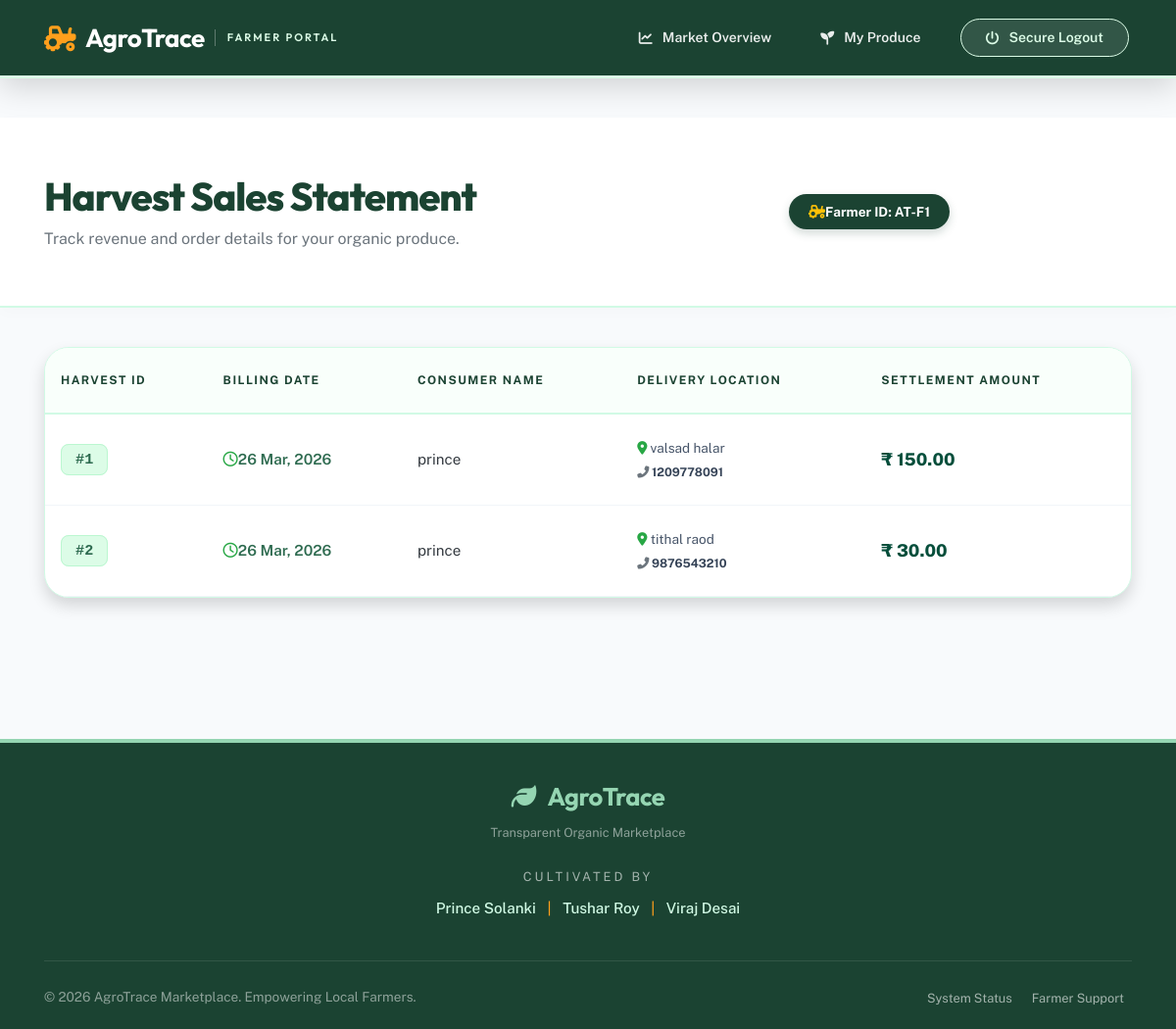
The page /supplier_bill_report.php (signed in) on the database its author committed.
### tables this page shows
CREATE TABLE IF NOT EXISTS `order_detail` (
  `order_id` int(10) NOT NULL,
  `order_date` date NOT NULL,
  `cart_id` int(10) NOT NULL,
  `customer_id` int(10) NOT NULL,
  `order_address` varchar(200) NOT NULL,
  `order_mobile` varchar(10) NOT NULL,
  `order_amount` int(10) NOT NULL,
  PRIMARY KEY (`order_id`)
);

CREATE TABLE IF NOT EXISTS `customer_detail` (
  `customer_id` int(10) NOT NULL,
  `customer_name` varchar(50) NOT NULL,
  `customer_address` varchar(200) NOT NULL,
  `customer_city` varchar(50) NOT NULL,
  `customer_mobile` varchar(10) NOT NULL,
  `customer_email` varchar(50) NOT NULL,
  `customer_pass` varchar(10) NOT NULL,
  PRIMARY KEY (`customer_id`)
);

### supplier_bill_report.php (the view, shortened to what this page needs)
<?php
include("supplier_header.php");
include("connect.php");
$suppid = $_SESSION["sid"];
?>
<link rel="stylesheet" href="https://cdnjs.cloudflare.com/ajax/libs/font-awesome/6.4.0/css/all.min.css">
<link rel="stylesheet" href="https://cdnjs.cloudflare.com/ajax/libs/animate.css/4.1.1/animate.min.css"/>
<div class="page-content">
    <div class="report-header">
        <div class="container">
            <div class="row align-items-center">
                <div class="col-md-8">
                    <h1 class="animate__animated animate__fadeInLeft">Harvest Sales Statement</h1>
                    <p class="text-muted mb-0">Track revenue and order details for your organic produce.</p>
                </div>
                <div class="col-md-4 text-md-end">
                    <span class="farmer-id-tag animate__animated animate__fadeInRight">
                        <i class="fas fa-tractor me-2 text-warning"></i>Farmer ID: AT-F<?php echo $suppid; ?>
                    </span>
                </div>
            </div>
        </div>
    </div>
    <div class="container">
        <div class="table-container animate__animated animate__fadeInUp shadow">
            <div class="table-responsive">
                <?php
                $query = "SELECT DISTINCT
                            od.order_id,
                            od.order_date,
                            od.cart_id,
                            cdet.customer_name,
                            od.order_address,
                            od.order_mobile,
                            od.order_amount
                          FROM order_detail od
                          JOIN customer_detail cdet ON od.customer_id = cdet.customer_id
                          JOIN cart_detail c ON od.cart_id = c.cart_id
                          JOIN product_detail p ON c.product_id = p.product_id
                          WHERE p.farmer_id = '$suppid'
                          ORDER BY od.order_date DESC";
                $res = mysqli_query($con, $query);
                if(mysqli_num_rows($res) > 0)
                {
                    echo "<table class='custom-table'>";
                    echo "<thead>
                            <tr>
                                <th>Harvest ID</th>
                                <th>Billing Date</th>
                                <th>Consumer Name</th>
                                <th>Delivery Location</th>
                                <th>Settlement Amount</th>
                            </tr>
                          </thead>";
                    echo "<tbody>";
                    while ($r = mysqli_fetch_array($res)) {
                        echo "<tr>";
                        echo "<td><span class='id-badge'>#".str_pad($r[0], 4, )."</span></td>";
                        echo "<td><div class='date-badge'><i class='far fa-clock me-2 text-success opacity-75'></i>" . date('d M, Y', strtotime($r[1])) . "</div></td>";
                        echo "<td class='fw-bold text-dark'>$r[3]</td>";
                        echo "<td>
                                <div class='address-text'><i class='fas fa-map-marker-alt me-1 text-success'></i> $r[4]</div>
                                <div class='small mt-1 font-weight-bold'><i class='fas fa-phone-alt me-1 text-muted'></i> $r[5]</div>
                              </td>";
                        echo "<td><span class='currency'>₹ " . number_format($r[6], 2) . "</span></td>";
                        echo "</tr>";
                    }
                    echo "</tbody></table>";
                }
                else
                {
                    echo "<div class='p-5 text-center text-muted'>
                            <i class='fas fa-seedling fa-3x mb-3 text-success opacity-25'></i>
                            <h5 class='fw-bold'>No harvest sales recorded yet.</h5>
                            <p class='small'>Your settlements will appear here as soon as consumers purchase your crops.</p>
                          </div>";
                }
                ?>
            </div>
        </div>
    </div>
</div>
<?php include("footer.php"); ?>

### supplier_header.php (style rules this page uses)
:root { --agro-farmer-bg: #1b4332; --agro-accent: #ff9f1c; --agro-mint: #95d5b2; --nav-height: 80px; }
body { margin: 0; padding-top: var(--nav-height); background-color: #f0f4f2; font-family: 'Public Sans', sans-serif; }

### supplier_bill_report.php (style rules this page uses)
:root { --agro-forest: #1b4332; --agro-leaf: #2d6a4f; --agro-sun: #ff9f1c; --agro-mint: #dcfce7; --bg-fresh: #f8fafc; --border-organic: #d1fae5; }
body { background-color: var(--bg-fresh); font-family: 'Public Sans', sans-serif; min-height: 100vh; display: flex; flex-direction: column; }
.page-content { flex: 1; padding-bottom: 4rem; }
.report-header { background: white; padding: 3.5rem 0; border-bottom: 2px solid var(--border-organic); margin-bottom: 2.5rem; box-shadow: 0 4px 15px rgba(0,0,0,0.02); }
.report-header h1 { font-family: 'Outfit', sans-serif; color: var(--agro-forest); font-weight: 800; font-size: 2.5rem; letter-spacing: -1px; }
.table-container { background: white; border-radius: 25px; border: 1px solid var(--border-organic); box-shadow: 0 15px 35px rgba(27, 67, 50, 0.05); overflow: hidden; }
.custom-table { width: 100%; border-collapse: collapse; margin-bottom: 0; }
.custom-table thead th { background-color: #f9fffb; color: var(--agro-forest); text-transform: uppercase; font-size: 0.75rem; font-weight: 700; letter-spacing: 0.12em; padding: 1.5rem 1rem; border-bottom: 2px solid var(--border-organic); text-align: left; }
.custom-table tbody td { padding: 1.5rem 1rem; vertical-align: middle; color: #334155; border-bottom: 1px solid #f1f5f9; font-size: 0.95rem; }
.id-badge { font-family: 'Courier New', monospace; font-weight: 700; color: var(--agro-leaf); background: var(--agro-mint); padding: 6px 14px; border-radius: 8px; border: 1px solid #bbf7d0; }
.currency { font-weight: 800; color: #064e3b; font-size: 1.1rem; }
.address-text { font-size: 0.85rem; color: #475569; max-width: 250px; line-height: 1.6; }
.date-badge { color: var(--agro-leaf); font-weight: 600; display: flex; align-items: center; }
.farmer-id-tag { background: var(--agro-forest); color: white; padding: 10px 20px; border-radius: 50px; font-weight: 700; font-size: 0.85rem; box-shadow: 0 4px 10px rgba(27, 67, 50, 0.2); }

### rows shown on the page
order_detail: order_id "1", order_date "26 Mar, 2026", customer.customer_name "prince", order_address "valsad halar", order_mobile "1209778091", order_amount "150.00"
order_detail: order_id "2", order_date "26 Mar, 2026", customer.customer_name "prince", order_address "tithal raod", order_mobile "9876543210", order_amount "30.00"

### other values the page prints
$suppid "1"
